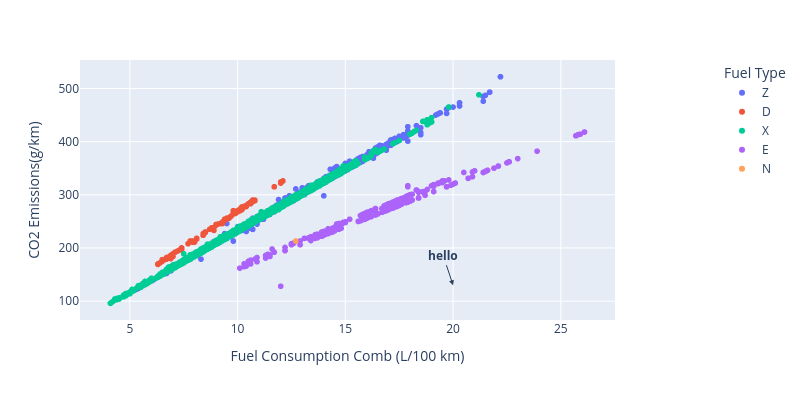

Source (notebook cell):
### Code cell
#plotly scatter
fig = px.scatter(
    data_frame=df_co2,  x='Fuel Consumption Comb (L/100 km)', y='CO2 Emissions(g/km)', color ='Fuel Type', width=800, height=400)
fig.update_layout(legend_x=1.2, legend_y=1)

fig.add_annotation(
    x=20, y=130,
    #x=0.9, y=0.75,
    text='<b>hello</b>',
    #yref='y_domain', 
    #xref='x_domain',
    showarrow=True, arrowhead=2
)

fig.show()

### Figure 1 — Plotly figure (JSON) as saved in the notebook; plotly's stock layout.template omitted (floating-point values rounded to 4 significant figures; data arrays with more than 128 entries replaced by an {"elided": "..."} marker saying what was removed)
{"data": [{"hovertemplate": "Fuel Type=Z<br>Fuel Consumption Comb (L/100 km)=%{x}<br>CO2 Emissions(g/km)=%{y}<extra></extra>", "legendgroup": "Z", "marker": {"color": "#636efa", "symbol": "circle"}, "mode": "markers", "name": "Z", "showlegend": true, "type": "scattergl", "x": {"elided": "3202 float values"}, "xaxis": "x", "y": {"elided": "3202 int values"}, "yaxis": "y"}, {"hovertemplate": "Fuel Type=D<br>Fuel Consumption Comb (L/100 km)=%{x}<br>CO2 Emissions(g/km)=%{y}<extra></extra>", "legendgroup": "D", "marker": {"color": "#EF553B", "symbol": "circle"}, "mode": "markers", "name": "D", "showlegend": true, "type": "scattergl", "x": {"elided": "175 float values"}, "xaxis": "x", "y": {"elided": "175 int values"}, "yaxis": "y"}, {"hovertemplate": "Fuel Type=X<br>Fuel Consumption Comb (L/100 km)=%{x}<br>CO2 Emissions(g/km)=%{y}<extra></extra>", "legendgroup": "X", "marker": {"color": "#00cc96", "symbol": "circle"}, "mode": "markers", "name": "X", "showlegend": true, "type": "scattergl", "x": {"elided": "3637 float values"}, "xaxis": "x", "y": {"elided": "3637 int values"}, "yaxis": "y"}, {"hovertemplate": "Fuel Type=E<br>Fuel Consumption Comb (L/100 km)=%{x}<br>CO2 Emissions(g/km)=%{y}<extra></extra>", "legendgroup": "E", "marker": {"color": "#ab63fa", "symbol": "circle"}, "mode": "markers", "name": "E", "showlegend": true, "type": "scattergl", "x": {"elided": "370 float values"}, "xaxis": "x", "y": {"elided": "370 int values"}, "yaxis": "y"}, {"hovertemplate": "Fuel Type=N<br>Fuel Consumption Comb (L/100 km)=%{x}<br>CO2 Emissions(g/km)=%{y}<extra></extra>", "legendgroup": "N", "marker": {"color": "#FFA15A", "symbol": "circle"}, "mode": "markers", "name": "N", "showlegend": true, "type": "scattergl", "x": [12.7], "xaxis": "x", "y": [213], "yaxis": "y"}], "layout": {"annotations": [{"arrowhead": 2, "showarrow": true, "text": "<b>hello</b>", "x": 20, "y": 130}], "height": 400, "legend": {"title": {"text": "Fuel Type"}, "tracegroupgap": 0, "x": 1.2, "y": 1}, "margin": {"t": 60}, "width": 800, "xaxis": {"anchor": "y", "domain": [0, 1], "title": {"text": "Fuel Consumption Comb (L/100 km)"}}, "yaxis": {"anchor": "x", "domain": [0, 1], "title": {"text": "CO2 Emissions(g/km)"}}}}
